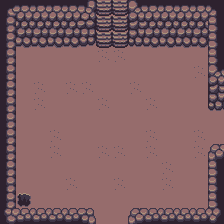

This is a level from a 2D game, rendered from its Tiled map with the project's own tilesets. A one-line summary and the complete map file follow:
An orthogonal 14x14 tile map with 16x16 px tiles, 2 tile layers (Walk, NotWalk) and 15 objects (6x Explotable, 4x Transition, 2x Enemigo, 2x Player, GeneradorDeBombas).

<map version="1.10" tiledversion="1.10.2" orientation="orthogonal" renderorder="right-down" width="14" height="14" tilewidth="16" tileheight="16" infinite="0" nextlayerid="4" nextobjectid="24">
 <tileset firstgid="1" source="../../tileset/Tileset completo.tsx" />
 <layer id="1" name="Walk" width="14" height="14">
  <data encoding="csv">
103,103,103,103,103,103,103,103,103,103,103,103,103,103,
103,103,103,103,103,103,103,103,131,131,103,103,103,103,
103,103,103,103,131,103,103,103,103,103,103,131,103,103,
103,103,103,103,103,103,131,131,103,103,103,103,103,103,
103,103,103,103,103,103,103,103,103,103,103,103,131,103,
103,103,131,103,131,131,103,103,131,103,103,103,103,103,
103,103,131,103,103,103,131,103,103,131,103,103,103,103,
103,103,103,103,103,103,103,103,103,103,103,103,103,103,
103,103,103,131,103,103,103,103,103,131,103,103,131,103,
103,103,103,131,103,103,131,131,103,131,103,103,131,103,
103,103,103,103,103,103,103,103,103,103,131,103,103,103,
103,103,103,103,131,103,103,131,103,103,131,103,103,103,
103,103,103,103,103,103,103,103,103,103,103,103,103,103,
103,103,103,103,103,103,103,103,103,103,103,103,103,103
</data>
 </layer>
 <layer id="2" name="NotWalk" width="14" height="14">
  <data encoding="csv">
269,323,323,323,323,324,159,159,322,323,323,323,323,270,
296,351,351,351,351,352,159,159,350,351,351,351,351,294,
296,379,379,379,379,380,159,159,378,379,379,379,379,294,
296,0,0,0,0,0,0,0,0,0,0,0,0,294,
296,0,0,0,0,0,0,0,0,0,0,0,0,322,
296,0,0,0,0,0,0,0,0,0,0,0,0,350,
296,0,0,0,0,0,0,0,0,0,0,0,0,378,
296,0,0,0,0,0,0,0,0,0,0,0,0,0,
296,0,0,0,0,0,0,0,0,0,0,0,0,0,
296,0,0,0,0,0,0,0,0,0,0,0,0,266,
296,0,0,0,0,0,0,0,0,0,0,0,0,294,
296,0,0,0,0,0,0,0,0,0,0,0,0,294,
296,75,0,0,0,0,0,0,0,0,0,0,0,294,
297,267,267,267,267,268,0,0,266,267,267,267,267,298
</data>
 </layer>
 <objectgroup id="3" name="Obj">
  <object id="1" name="Red ant" type="Enemigo" x="72.7726" y="89.2726">
   <point />
  </object>
  <object id="8" name="Red ant" type="Enemigo" x="150.773" y="90.2726">
   <point />
  </object>
  <object id="3" name="GeneradorDeBombas" x="24.2726" y="199.773">
   <point />
  </object>
  <object id="11" name="TransitionS" type="Transition" x="102.493" y="216.163">
   <properties>
    <property name="nextMap" value="resources/maps/niveles/nivel01/mapaN1_06.tmx" />
   </properties>
   <point />
  </object>
  <object id="12" name="TransitionS" type="Transition" x="119.939" y="218.616">
   <properties>
    <property name="nextMap" value="resources/maps/niveles/nivel01/mapaN1_06.tmx" />
   </properties>
   <point />
  </object>
  <object id="13" name="FlonkS" type="Player" x="101.403" y="198.445">
   <point />
  </object>
  <object id="14" name="Puerta Explotable" type="Explotable" x="184.09" y="108.591">
   <point />
  </object>
  <object id="15" name="FlonkE" type="Player" x="201.772" y="143.635">
   <point />
  </object>
  <object id="17" name="TransitionE" type="Transition" x="216.272" y="127.135">
   <properties>
    <property name="nextMap" value="resources/maps/niveles/nivel03/mapaN3_02-2.tmx" />
   </properties>
   <point />
  </object>
  <object id="18" name="Puerta Explotable" type="Explotable" x="182.362" y="122.393">
   <point />
  </object>
  <object id="19" name="Puerta Explotable" type="Explotable" x="182.362" y="137.658">
   <point />
  </object>
  <object id="20" name="Puerta Explotable" type="Explotable" x="181.271" y="155.104">
   <point />
  </object>
  <object id="21" name="Puerta Explotable" type="Explotable" x="197.899" y="154.831">
   <point />
  </object>
  <object id="22" name="Puerta Explotable" type="Explotable" x="199.535" y="106.855">
   <point />
  </object>
  <object id="23" name="TransitionE" type="Transition" x="217.253" y="139.566">
   <properties>
    <property name="nextMap" value="resources/maps/niveles/nivel03/mapaN3_02-2.tmx" />
   </properties>
   <point />
  </object>
 </objectgroup>
</map>
